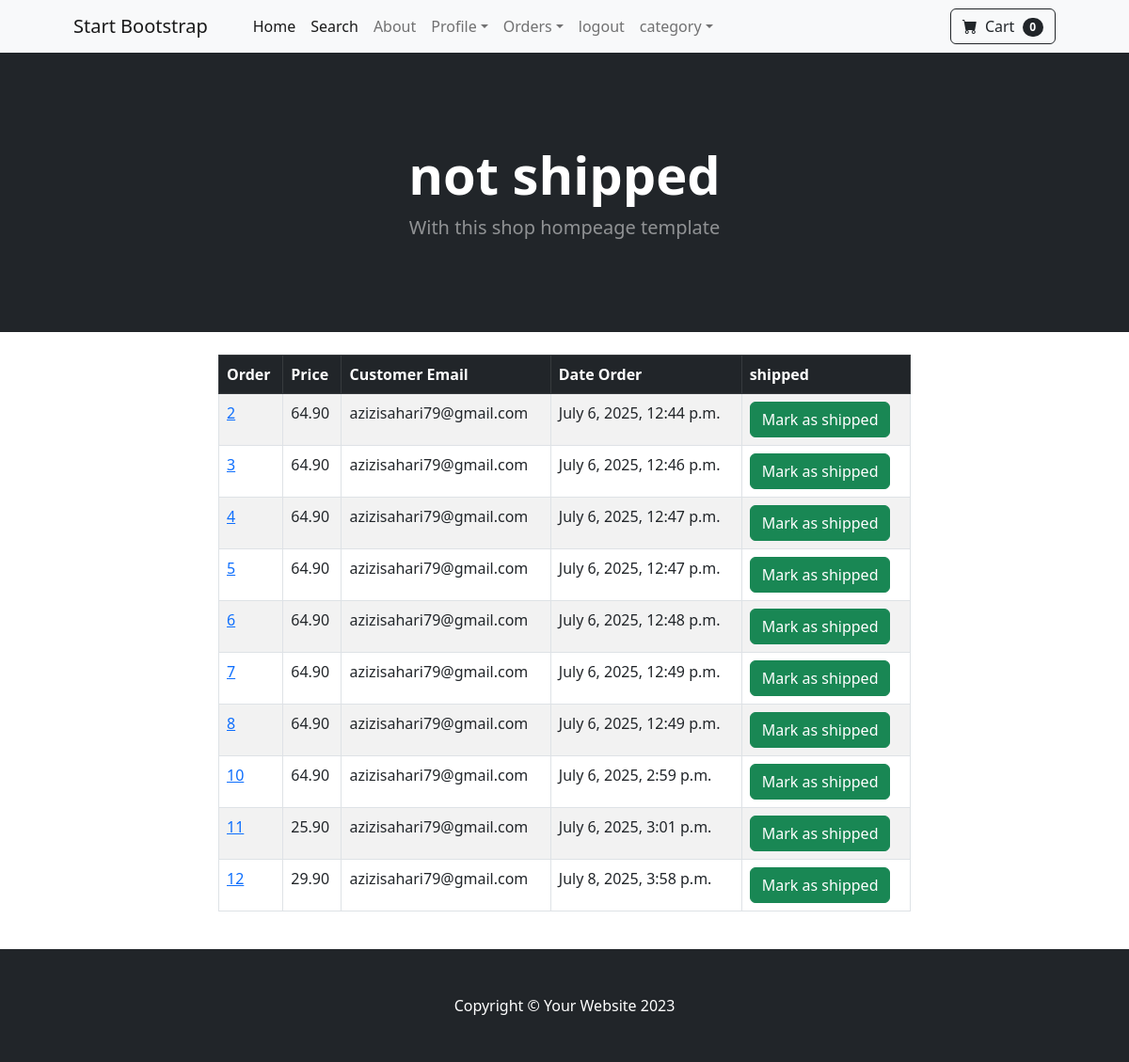
Page /payment/not_shipped_dash/ (signed in) on the committed database.
### payment/models.py (models this page shows, shortened)
class Order(models.Model):
    user =models.ForeignKey(User,on_delete=models.CASCADE, null = True,blank=True)
    full_name = models.CharField(max_length=255)
    email = models.EmailField(max_length=255)
    shipping_address = models.TextField(max_length=150000)
    amount_paid = models.DecimalField(max_digits=10,decimal_places=2)
    date_ordered = models.DateTimeField(auto_now_add=True)
    shipped =models.BooleanField(default=False)
    date_shipped = models.DateTimeField(blank=True,null=True)

### payment/views.py (the view)
# urls.py: path('not_shipped_dash/', views.not_shipped_dash, name="not_shipped_dash"),
def not_shipped_dash(request):
    if request.user.is_authenticated and request.user.is_superuser:
        order = Order.objects.filter(shipped=False)
        return render (request,"payment/not_shipped_dash.html",{"orders": order})
    else:
        messages.success(request,"access denied")
        return redirect ('home')

### cart/cart.py (called while the page is built)
    def __len__(self):
        return len(self.cart)

### cart/context_processors.py (called while the page is built)
def cart(request):
    return {
        'cart': Cart(request),
        'cart_items_count': len(Cart(request))  # Explicit count
    }

### payment/templates/payment/not_shipped_dash.html (shortened to what this page needs)
{% extends "base.html" %}
{%block content %}
        <header class="bg-dark py-5">
            <div class="container px-4 px-lg-5 my-5">
                <div class="text-center text-white">
                    <h1 class="display-4 fw-bolder">not shipped </h1>
                    <p class="lead fw-normal text-white-50 mb-0">With this shop hompeage template</p>
                </div>
            </div>
        </header>
        <br>
         <div class="container">
            <div class = "row">
                    <div class = "col-md-8 offset-md-2">
        <table class="table  table-striped table-hover table-bordered">
  <thead class="table table-dark">
    <tr>
      <th scope="col">Order</th>
      <th scope="col">Price</th>
      <th scope="col">Customer Email</th>
      <th scope="col">Date Order</th>
      <th scope="col">shipped</th>
    </tr>
  </thead>
  <tbody>
    {% for item in orders%}
    <tr>
      <td><a href="{% url 'orders' item.id %}">{{ item.id }}</a></td>
      <td>{{ item.amount_paid}}</td>
      <td>{{ item.email}}</td>
      <td>{{ item.date_ordered}}</td>
        <td><form method='POST'>
            <button type="Submit" class="btn btn-success">Mark as shipped</button>
            </form>
        </td>
    </tr>
    {% endfor %}
  </tbody>
</table>
</div></div></div>
<br>
   {% endblock %}

### rows in the picture
Order: id "2", amount_paid "64.90", email "azizisahari79@gmail.com", date_ordered "July 6, 2025, 12:44 p.m."
Order: id "3", amount_paid "64.90", email "azizisahari79@gmail.com", date_ordered "July 6, 2025, 12:46 p.m."
Order: id "4", amount_paid "64.90", email "azizisahari79@gmail.com", date_ordered "July 6, 2025, 12:47 p.m."
Order: id "5", amount_paid "64.90", email "azizisahari79@gmail.com", date_ordered "July 6, 2025, 12:47 p.m."
Order: id "6", amount_paid "64.90", email "azizisahari79@gmail.com", date_ordered "July 6, 2025, 12:48 p.m."
Order: id "7", amount_paid "64.90", email "azizisahari79@gmail.com", date_ordered "July 6, 2025, 12:49 p.m."
Order: id "8", amount_paid "64.90", email "azizisahari79@gmail.com", date_ordered "July 6, 2025, 12:49 p.m."
Order: id "10", amount_paid "64.90", email "azizisahari79@gmail.com", date_ordered "July 6, 2025, 2:59 p.m."
Order: id "11", amount_paid "25.90", email "azizisahari79@gmail.com", date_ordered "July 6, 2025, 3:01 p.m."
Order: id "12", amount_paid "29.90", email "azizisahari79@gmail.com", date_ordered "July 8, 2025, 3:58 p.m."

### other values in the picture
{{ cart_items_count }} "0"
